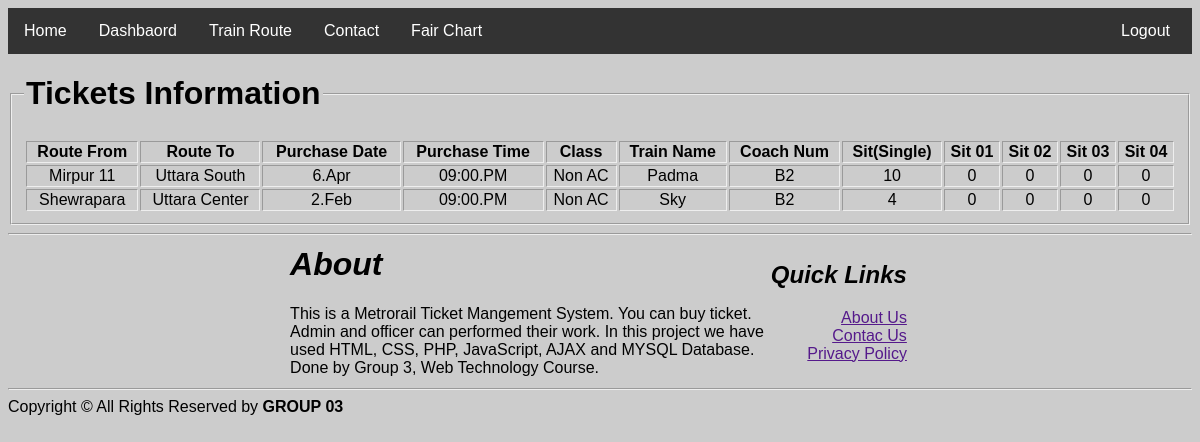
Page /user/tickets.php (signed in) on the committed database.
### tables this page shows
CREATE TABLE `tickets` (
  `tkt_id` int(11) NOT NULL,
  `u_email` text NOT NULL,
  `route_from` text NOT NULL,
  `route_to` text NOT NULL,
  `p_date` text NOT NULL,
  `p_time` text NOT NULL,
  `class` text NOT NULL,
  `t_name` text NOT NULL,
  `c_num` text NOT NULL,
  `sit_1` int(11) NOT NULL,
  `sit_2` int(11) NOT NULL,
  `sit_3` int(11) NOT NULL,
  `sit_4` int(11) NOT NULL,
  `sit_5` int(11) NOT NULL,
  `c_tid` int(11) NOT NULL
);

### user/models/db_config.php (called while the page is built, shortened)
<?php
	$db_server="localhost";
	$db_uname="root";
	$db_pass="";
	$db_name="web_project";
	function get($query){
		global $db_server,$db_uname,$db_pass,$db_name;
		$conn = mysqli_connect($db_server,$db_uname,$db_pass,$db_name);
		$data = array();
		if($conn){
			$result = mysqli_query($conn,$query);
			while($row = mysqli_fetch_assoc($result)){
				$data[] = $row;
			}
		}
		return $data;
	}
?>

### user/tickets.php (the view, shortened to what this page needs)
<?php
 include_once 'controllers/header.php';
 include_once 'models/db_config.php';
$email=$_SESSION["ulog"];
?>
<html>
	<head>
    </head>
	<body>
        <fieldset>
            <legend><h1>Tickets Information</h1></legend>
            <table border="1" align="center" class="table-1">
            <?php
              $query = "SELECT  tkt_id,route_from,route_to,p_date,p_time,class,t_name,c_num,sit_1,sit_2,sit_3,sit_4,sit_5 FROM `tickets` WHERE u_email='{$email}'";
              $result=get($query);
              echo "<tr>
                              <th>Route From</th>
                              <th>Route To</th>
                              <th>Purchase Date</th>
                              <th>Purchase Time</th>
                              <th>Class</th>
                              <th>Train Name</th>
                              <th>Coach Num</th>
                              <th>Sit(Single)</th>
                              <th>Sit 01</th>
                              <th>Sit 02</th>
                              <th>Sit 03</th>
                              <th>Sit 04</th>
                    </tr>";
                foreach ($result as $row){
                    echo "<tr><td align='center'>$row[route_from]</td>";
                    echo "<td align='center'>$row[route_to]</td>";
                    echo "<td align='center'>$row[p_date]</td>";
                    echo "<td align='center'>$row[p_time]</td>";
                    echo "<td align='center'>$row[class]</td>";
                    echo "<td align='center'>$row[t_name]</td>";
                    echo "<td align='center'>$row[c_num]</td>";
                    echo "<td align='center'>$row[sit_1]</td>";
                    echo "<td align='center'>$row[sit_2]</td>";
                    echo "<td align='center'>$row[sit_3]</td>";
                    echo "<td align='center'>$row[sit_4]</td>";
                    echo "<td align='center'>$row[sit_5]</td></tr>";
                }
            ?>
           </table>
           </fieldset>
	</body>
</html>
<?php
 include 'controllers/footer.php';
?>

### user/controllers/header.php (style rules this page uses)
body { font-family: Arial, Helvetica, sans-serif; background-color: rgb(204, 204, 204); }

### user/tickets.php (style rules this page uses)
body { background-color: rgb(204, 204, 204); }
.table-1 { font-family: arial, sans-serif; border: 1px; width: 100%; }

### rows in the picture
tickets: route_from "Mirpur 11", route_to "Uttara South", p_date "6.Apr", p_time "09:00.PM", class "Non AC", t_name "Padma", c_num "B2", sit_1 "10", sit_2 "0", sit_3 "0", sit_4 "0", sit_5 "0"
tickets: route_from "Shewrapara", route_to "Uttara Center", p_date "2.Feb", p_time "09:00.PM", class "Non AC", t_name "Sky", c_num "B2", sit_1 "4", sit_2 "0", sit_3 "0", sit_4 "0", sit_5 "0"
